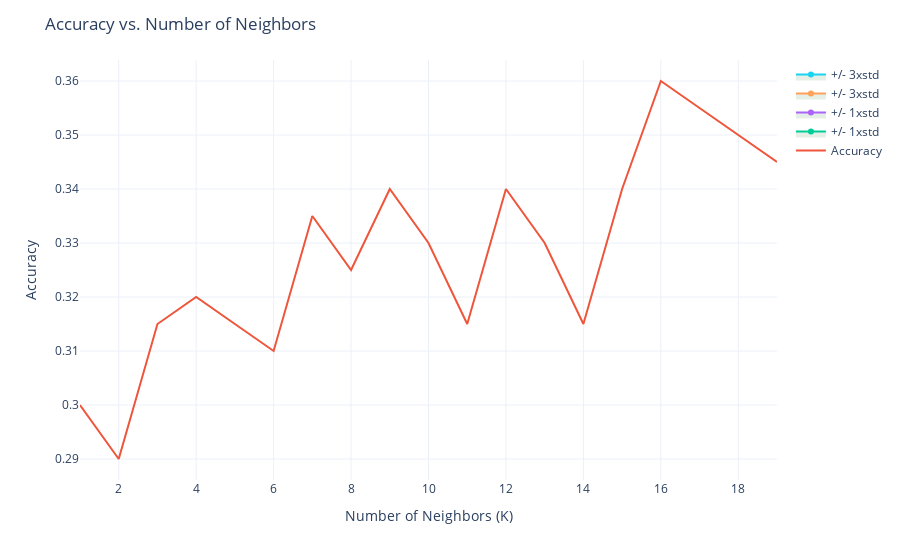

The cell this chart's notebook holds for it:
### Code cell
fig = px.line()

# Add the main line plot
fig.add_scatter(x=list(range(1, ks)), y=mean_acc, mode='lines', name='Accuracy')

# Add the filled areas
fig.add_scatter(
    x=list(range(1, ks)),
    y=mean_acc + 1 * stard_acc,
    fill='tonexty',
    fillcolor='rgba(0,100,0,0.1)',
    name='+/- 1xstd'
)

fig.add_scatter(
    x=list(range(1, ks)),
    y=mean_acc - 1 * stard_acc,
    fill='tonexty',
    fillcolor='rgba(0,100,0,0.1)',
    name='+/- 1xstd'
)

fig.add_scatter(
    x=list(range(1, ks)),
    y=mean_acc + 3 * stard_acc,
    fill='tonexty',
    fillcolor='rgba(0,100,0,0.1)',
    name='+/- 3xstd'
)

fig.add_scatter(
    x=list(range(1, ks)),
    y=mean_acc - 3 * stard_acc,
    fill='tonexty',
    fillcolor='rgba(0,100,0,0.1)',
    name='+/- 3xstd'
)

# Set the layout
fig.update_layout(
    title='Accuracy vs. Number of Neighbors',
    xaxis_title='Number of Neighbors (K)',
    yaxis_title='Accuracy',
    legend_title='',
    template='plotly_white'
)

# Show the plot
fig.show()

### Figure 1 — Plotly figure (JSON) as saved in the notebook; plotly's stock layout.template omitted (floating-point values rounded to 4 significant figures)
{"data": [{"hovertemplate": "<extra></extra>", "legendgroup": "", "line": {"color": "#636efa", "dash": "solid"}, "marker": {"symbol": "circle"}, "mode": "lines", "name": "", "orientation": "v", "showlegend": false, "type": "scatter", "xaxis": "x", "yaxis": "y"}, {"mode": "lines", "name": "Accuracy", "type": "scatter", "x": [1, 2, 3, 4, 5, 6, 7, 8, 9, 10, 11, 12, 13, 14, 15, 16, 17, 18, 19], "y": [0.3, 0.29, 0.315, 0.32, 0.315, 0.31, 0.335, 0.325, 0.34, 0.33, 0.315, 0.34, 0.33, 0.315, 0.34, 0.36, 0.355, 0.35, 0.345]}, {"fill": "tonexty", "fillcolor": "rgba(0,100,0,0.1)", "name": "+/- 1xstd", "type": "scatter", "x": [1, 2, 3, 4, 5, 6, 7, 8, 9, 10, 11, 12, 13, 14, 15, 16, 17, 18, 19], "y": [null, null, null, null, null, null, null, null, null, null, null, null, null, null, null, null, null, null, null]}, {"fill": "tonexty", "fillcolor": "rgba(0,100,0,0.1)", "name": "+/- 1xstd", "type": "scatter", "x": [1, 2, 3, 4, 5, 6, 7, 8, 9, 10, 11, 12, 13, 14, 15, 16, 17, 18, 19], "y": [null, null, null, null, null, null, null, null, null, null, null, null, null, null, null, null, null, null, null]}, {"fill": "tonexty", "fillcolor": "rgba(0,100,0,0.1)", "name": "+/- 3xstd", "type": "scatter", "x": [1, 2, 3, 4, 5, 6, 7, 8, 9, 10, 11, 12, 13, 14, 15, 16, 17, 18, 19], "y": [null, null, null, null, null, null, null, null, null, null, null, null, null, null, null, null, null, null, null]}, {"fill": "tonexty", "fillcolor": "rgba(0,100,0,0.1)", "name": "+/- 3xstd", "type": "scatter", "x": [1, 2, 3, 4, 5, 6, 7, 8, 9, 10, 11, 12, 13, 14, 15, 16, 17, 18, 19], "y": [null, null, null, null, null, null, null, null, null, null, null, null, null, null, null, null, null, null, null]}], "layout": {"legend": {"title": {"text": ""}, "tracegroupgap": 0}, "margin": {"t": 60}, "title": {"text": "Accuracy vs. Number of Neighbors"}, "xaxis": {"anchor": "y", "domain": [0, 1], "title": {"text": "Number of Neighbors (K)"}}, "yaxis": {"anchor": "x", "domain": [0, 1], "title": {"text": "Accuracy"}}}}
